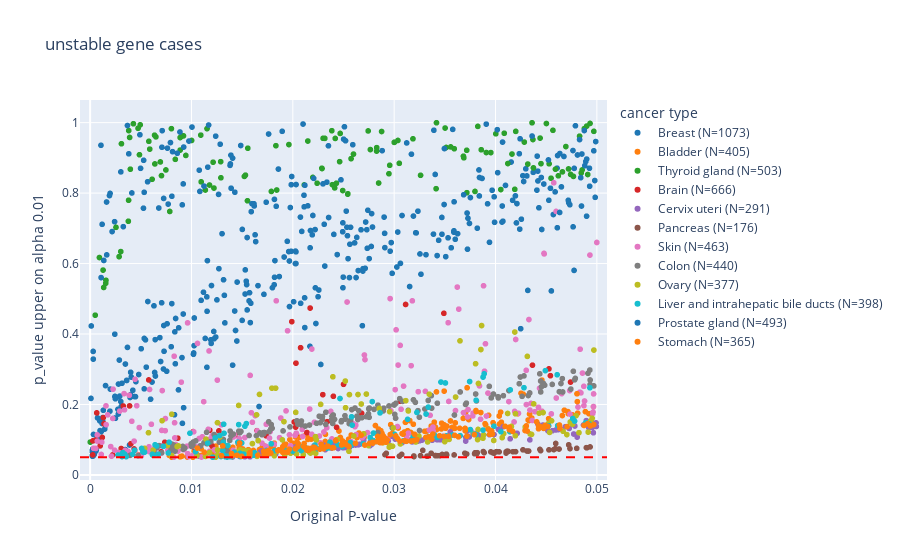

Notebook code for this chart:
### Code cell
fig = px.scatter(df[mask_unstable], x="Original P-value", y="p_value upper on alpha 0.01", color="cancer type",
                 color_discrete_map=color_dict,
                 hover_data=['cancer type'],range_x=[-0.001,0.051],title="unstable gene cases")
fig.add_hline(y=0.05,line_dash='dash',line_color='red')
fig.show()

### Figure 1 — Plotly figure (JSON) as saved in the notebook; plotly's stock layout.template omitted (floating-point values rounded to 4 significant figures; data arrays with more than 128 entries replaced by an {"elided": "..."} marker saying what was removed)
{"data": [{"customdata": {"elided": "246x1 str values"}, "hovertemplate": "cancer type=%{customdata[0]}<br>Original P-value=%{x}<br>p_value upper on alpha 0.01=%{y}<extra></extra>", "legendgroup": "Breast (N=1073)", "marker": {"color": "rgb(31, 119, 180)", "symbol": "circle"}, "mode": "markers", "name": "Breast (N=1073)", "showlegend": true, "type": "scattergl", "x": {"elided": "246 float values"}, "xaxis": "x", "y": {"elided": "246 float values"}, "yaxis": "y"}, {"customdata": {"elided": "142x1 str values"}, "hovertemplate": "cancer type=%{customdata[0]}<br>Original P-value=%{x}<br>p_value upper on alpha 0.01=%{y}<extra></extra>", "legendgroup": "Bladder (N=405)", "marker": {"color": "rgb(255, 127, 14)", "symbol": "circle"}, "mode": "markers", "name": "Bladder (N=405)", "showlegend": true, "type": "scattergl", "x": {"elided": "142 float values"}, "xaxis": "x", "y": {"elided": "142 float values"}, "yaxis": "y"}, {"customdata": {"elided": "138x1 str values"}, "hovertemplate": "cancer type=%{customdata[0]}<br>Original P-value=%{x}<br>p_value upper on alpha 0.01=%{y}<extra></extra>", "legendgroup": "Thyroid gland (N=503)", "marker": {"color": "rgb(44, 160, 44)", "symbol": "circle"}, "mode": "markers", "name": "Thyroid gland (N=503)", "showlegend": true, "type": "scattergl", "x": {"elided": "138 float values"}, "xaxis": "x", "y": {"elided": "138 float values"}, "yaxis": "y"}, {"customdata": [["Brain (N=666)"], ["Brain (N=666)"], ["Brain (N=666)"], ["Brain (N=666)"], ["Brain (N=666)"], ["Brain (N=666)"], ["Brain (N=666)"], ["Brain (N=666)"], ["Brain (N=666)"], ["Brain (N=666)"], ["Brain (N=666)"], ["Brain (N=666)"], ["Brain (N=666)"], ["Brain (N=666)"], ["Brain (N=666)"], ["Brain (N=666)"], ["Brain (N=666)"], ["Brain (N=666)"], ["Brain (N=666)"], ["Brain (N=666)"], ["Brain (N=666)"], ["Brain (N=666)"], ["Brain (N=666)"], ["Brain (N=666)"], ["Brain (N=666)"], ["Brain (N=666)"], ["Brain (N=666)"], ["Brain (N=666)"], ["Brain (N=666)"], ["Brain (N=666)"], ["Brain (N=666)"], ["Brain (N=666)"], ["Brain (N=666)"], ["Brain (N=666)"], ["Brain (N=666)"], ["Brain (N=666)"], ["Brain (N=666)"], ["Brain (N=666)"], ["Brain (N=666)"], ["Brain (N=666)"], ["Brain (N=666)"], ["Brain (N=666)"], ["Brain (N=666)"], ["Brain (N=666)"], ["Brain (N=666)"], ["Brain (N=666)"], ["Brain (N=666)"], ["Brain (N=666)"], ["Brain (N=666)"], ["Brain (N=666)"], ["Brain (N=666)"], ["Brain (N=666)"], ["Brain (N=666)"]], "hovertemplate": "cancer type=%{customdata[0]}<br>Original P-value=%{x}<br>p_value upper on alpha 0.01=%{y}<extra></extra>", "legendgroup": "Brain (N=666)", "marker": {"color": "rgb(214, 39, 40)", "symbol": "circle"}, "mode": "markers", "name": "Brain (N=666)", "showlegend": true, "type": "scattergl", "x": [0.03061, 0.04365, 0.00403, 0.003891, 0.04542, 0.024, 0.01738, 0.01202, 0.008652, 0.003061, 0.004777, 0.000259, 0.0474, 0.01181, 0.02171, 0.000985, 0.002212, 0.02028, 0.000654, 0.004409, 0.02013, 0.01296, 0.02035, 0.006586, 0.0349, 0.02031, 0.01427, 0.001303, 0.000269, 0.007926, 0.00055, 0.02678, 0.0199, 0.02296, 0.01646, 0.02431, 0.025, 0.03113, 0.0234, 0.001198, 0.004337, 0.005783, 0.02139, 0.02077, 0.01017, 0.008317, 0.007013, 0.003265, 0.01036, 0.00137, 0.0127, 0.007367, 0.04527], "xaxis": "x", "y": [0.2089, 0.3116, 0.08871, 0.1959, 0.2817, 0.2232, 0.1109, 0.08294, 0.1043, 0.07491, 0.0561, 0.05684, 0.2635, 0.1269, 0.4736, 0.08235, 0.05677, 0.1356, 0.1762, 0.07001, 0.1503, 0.1424, 0.1168, 0.07866, 0.4588, 0.3173, 0.1127, 0.1627, 0.0966, 0.08882, 0.09913, 0.1751, 0.4351, 0.2279, 0.1257, 0.135, 0.2572, 0.4839, 0.1512, 0.1064, 0.07368, 0.2696, 0.1204, 0.3611, 0.123, 0.07024, 0.06562, 0.1957, 0.0758, 0.1452, 0.125, 0.09263, 0.3011], "yaxis": "y"}, {"customdata": [["Cervix uteri (N=291)"], ["Cervix uteri (N=291)"], ["Cervix uteri (N=291)"], ["Cervix uteri (N=291)"], ["Cervix uteri (N=291)"], ["Cervix uteri (N=291)"], ["Cervix uteri (N=291)"], ["Cervix uteri (N=291)"], ["Cervix uteri (N=291)"], ["Cervix uteri (N=291)"], ["Cervix uteri (N=291)"], ["Cervix uteri (N=291)"], ["Cervix uteri (N=291)"], ["Cervix uteri (N=291)"], ["Cervix uteri (N=291)"], ["Cervix uteri (N=291)"], ["Cervix uteri (N=291)"], ["Cervix uteri (N=291)"], ["Cervix uteri (N=291)"], ["Cervix uteri (N=291)"], ["Cervix uteri (N=291)"], ["Cervix uteri (N=291)"], ["Cervix uteri (N=291)"], ["Cervix uteri (N=291)"], ["Cervix uteri (N=291)"], ["Cervix uteri (N=291)"], ["Cervix uteri (N=291)"], ["Cervix uteri (N=291)"], ["Cervix uteri (N=291)"], ["Cervix uteri (N=291)"], ["Cervix uteri (N=291)"], ["Cervix uteri (N=291)"], ["Cervix uteri (N=291)"], ["Cervix uteri (N=291)"], ["Cervix uteri (N=291)"], ["Cervix uteri (N=291)"], ["Cervix uteri (N=291)"], ["Cervix uteri (N=291)"], ["Cervix uteri (N=291)"], ["Cervix uteri (N=291)"], ["Cervix uteri (N=291)"], ["Cervix uteri (N=291)"], ["Cervix uteri (N=291)"], ["Cervix uteri (N=291)"], ["Cervix uteri (N=291)"], ["Cervix uteri (N=291)"], ["Cervix uteri (N=291)"], ["Cervix uteri (N=291)"], ["Cervix uteri (N=291)"], ["Cervix uteri (N=291)"], ["Cervix uteri (N=291)"], ["Cervix uteri (N=291)"], ["Cervix uteri (N=291)"], ["Cervix uteri (N=291)"], ["Cervix uteri (N=291)"], ["Cervix uteri (N=291)"], ["Cervix uteri (N=291)"], ["Cervix uteri (N=291)"], ["Cervix uteri (N=291)"], ["Cervix uteri (N=291)"], ["Cervix uteri (N=291)"], ["Cervix uteri (N=291)"], ["Cervix uteri (N=291)"], ["Cervix uteri (N=291)"], ["Cervix uteri (N=291)"], ["Cervix uteri (N=291)"], ["Cervix uteri (N=291)"], ["Cervix uteri (N=291)"], ["Cervix uteri (N=291)"], ["Cervix uteri (N=291)"], ["Cervix uteri (N=291)"], ["Cervix uteri (N=291)"], ["Cervix uteri (N=291)"], ["Cervix uteri (N=291)"], ["Cervix uteri (N=291)"], ["Cervix uteri (N=291)"], ["Cervix uteri (N=291)"], ["Cervix uteri (N=291)"], ["Cervix uteri (N=291)"], ["Cervix uteri (N=291)"], ["Cervix uteri (N=291)"], ["Cervix uteri (N=291)"], ["Cervix uteri (N=291)"], ["Cervix uteri (N=291)"], ["Cervix uteri (N=291)"], ["Cervix uteri (N=291)"], ["Cervix uteri (N=291)"], ["Cervix uteri (N=291)"], ["Cervix uteri (N=291)"], ["Cervix uteri (N=291)"], ["Cervix uteri (N=291)"], ["Cervix uteri (N=291)"], ["Cervix uteri (N=291)"], ["Cervix uteri (N=291)"], ["Cervix uteri (N=291)"], ["Cervix uteri (N=291)"], ["Cervix uteri (N=291)"], ["Cervix uteri (N=291)"], ["Cervix uteri (N=291)"], ["Cervix uteri (N=291)"], ["Cervix uteri (N=291)"], ["Cervix uteri (N=291)"], ["Cervix uteri (N=291)"], ["Cervix uteri (N=291)"], ["Cervix uteri (N=291)"], ["Cervix uteri (N=291)"], ["Cervix uteri (N=291)"], ["Cervix uteri (N=291)"], ["Cervix uteri (N=291)"], ["Cervix uteri (N=291)"], ["Cervix uteri (N=291)"], ["Cervix uteri (N=291)"], ["Cervix uteri (N=291)"], ["Cervix uteri (N=291)"], ["Cervix uteri (N=291)"], ["Cervix uteri (N=291)"], ["Cervix uteri (N=291)"], ["Cervix uteri (N=291)"], ["Cervix uteri (N=291)"], ["Cervix uteri (N=291)"], ["Cervix uteri (N=291)"], ["Cervix uteri (N=291)"]], "hovertemplate": "cancer type=%{customdata[0]}<br>Original P-value=%{x}<br>p_value upper on alpha 0.01=%{y}<extra></extra>", "legendgroup": "Cervix uteri (N=291)", "marker": {"color": "rgb(148, 103, 189)", "symbol": "circle"}, "mode": "markers", "name": "Cervix uteri (N=291)", "showlegend": true, "type": "scattergl", "x": [0.03561, 0.03553, 0.02066, 0.02496, 0.0138, 0.03834, 0.03707, 0.01484, 0.0177, 0.04956, 0.04075, 0.02524, 0.03136, 0.0191, 0.01962, 0.02589, 0.01526, 0.01573, 0.02022, 0.02306, 0.03199, 0.04783, 0.04921, 0.03484, 0.03424, 0.04967, 0.04517, 0.04425, 0.04214, 0.01495, 0.03376, 0.04995, 0.02383, 0.01935, 0.02006, 0.02913, 0.01686, 0.01758, 0.02762, 0.0183, 0.03706, 0.0232, 0.04806, 0.02845, 0.02022, 0.0266, 0.04965, 0.02373, 0.03078, 0.02559, 0.04469, 0.01069, 0.04992, 0.03361, 0.0177, 0.01721, 0.04772, 0.03167, 0.01937, 0.01908, 0.03985, 0.04868, 0.01741, 0.04727, 0.03176, 0.01495, 0.02871, 0.01744, 0.02767, 0.04144, 0.02447, 0.04339, 0.01578, 0.03539, 0.02409, 0.01526, 0.04561, 0.04689, 0.01405, 0.023, 0.02387, 0.02699, 0.04621, 0.0374, 0.03454, 0.03516, 0.02211, 0.04596, 0.01492, 0.01693, 0.03706, 0.03483, 0.02112, 0.02645, 0.01729, 0.04417, 0.03276, 0.04945, 0.03251, 0.0394, 0.04896, 0.04029, 0.02943, 0.03232, 0.0221, 0.0314, 0.03724, 0.02616, 0.02447, 0.04967, 0.03816, 0.03458, 0.01678, 0.0262, 0.0278, 0.01475, 0.04149, 0.02022, 0.01844, 0.02978, 0.03011, 0.02518], "xaxis": "x", "y": [0.1165, 0.1222, 0.07547, 0.07688, 0.05209, 0.1118, 0.1069, 0.05842, 0.06518, 0.1349, 0.1364, 0.07796, 0.09891, 0.06362, 0.06464, 0.08393, 0.0515, 0.05417, 0.06484, 0.08365, 0.09492, 0.1389, 0.1333, 0.1024, 0.09968, 0.1389, 0.1254, 0.132, 0.1182, 0.05817, 0.09848, 0.1376, 0.07591, 0.06709, 0.06438, 0.1012, 0.05653, 0.0644, 0.08315, 0.05912, 0.09603, 0.07171, 0.1073, 0.09674, 0.06817, 0.08717, 0.1197, 0.08495, 0.09135, 0.078, 0.1417, 0.05361, 0.1477, 0.1004, 0.06058, 0.06405, 0.1161, 0.09964, 0.06509, 0.06758, 0.1147, 0.1416, 0.05675, 0.132, 0.09372, 0.05478, 0.09182, 0.05658, 0.09444, 0.1025, 0.07653, 0.09949, 0.05142, 0.1112, 0.08648, 0.05189, 0.1254, 0.1368, 0.05088, 0.08239, 0.08131, 0.09822, 0.1288, 0.1078, 0.09962, 0.1017, 0.07158, 0.1276, 0.05453, 0.06797, 0.1247, 0.1094, 0.07369, 0.08533, 0.056, 0.145, 0.09898, 0.1519, 0.09721, 0.1141, 0.1542, 0.1292, 0.09678, 0.09562, 0.08282, 0.09803, 0.1253, 0.08972, 0.07503, 0.1408, 0.1184, 0.09993, 0.06492, 0.0849, 0.08723, 0.05242, 0.125, 0.0792, 0.06876, 0.1097, 0.1015, 0.07794], "yaxis": "y"}, {"customdata": [["Pancreas (N=176)"], ["Pancreas (N=176)"], ["Pancreas (N=176)"], ["Pancreas (N=176)"], ["Pancreas (N=176)"], ["Pancreas (N=176)"], ["Pancreas (N=176)"], ["Pancreas (N=176)"], ["Pancreas (N=176)"], ["Pancreas (N=176)"], ["Pancreas (N=176)"], ["Pancreas (N=176)"], ["Pancreas (N=176)"], ["Pancreas (N=176)"], ["Pancreas (N=176)"], ["Pancreas (N=176)"], ["Pancreas (N=176)"], ["Pancreas (N=176)"], ["Pancreas (N=176)"], ["Pancreas (N=176)"], ["Pancreas (N=176)"], ["Pancreas (N=176)"], ["Pancreas (N=176)"], ["Pancreas (N=176)"], ["Pancreas (N=176)"], ["Pancreas (N=176)"], ["Pancreas (N=176)"], ["Pancreas (N=176)"], ["Pancreas (N=176)"], ["Pancreas (N=176)"], ["Pancreas (N=176)"], ["Pancreas (N=176)"], ["Pancreas (N=176)"], ["Pancreas (N=176)"], ["Pancreas (N=176)"], ["Pancreas (N=176)"], ["Pancreas (N=176)"], ["Pancreas (N=176)"], ["Pancreas (N=176)"], ["Pancreas (N=176)"], ["Pancreas (N=176)"], ["Pancreas (N=176)"], ["Pancreas (N=176)"], ["Pancreas (N=176)"], ["Pancreas (N=176)"], ["Pancreas (N=176)"], ["Pancreas (N=176)"], ["Pancreas (N=176)"], ["Pancreas (N=176)"], ["Pancreas (N=176)"], ["Pancreas (N=176)"], ["Pancreas (N=176)"], ["Pancreas (N=176)"], ["Pancreas (N=176)"], ["Pancreas (N=176)"], ["Pancreas (N=176)"]], "hovertemplate": "cancer type=%{customdata[0]}<br>Original P-value=%{x}<br>p_value upper on alpha 0.01=%{y}<extra></extra>", "legendgroup": "Pancreas (N=176)", "marker": {"color": "rgb(140, 86, 75)", "symbol": "circle"}, "mode": "markers", "name": "Pancreas (N=176)", "showlegend": true, "type": "scattergl", "x": [0.03985, 0.03518, 0.04594, 0.04897, 0.03406, 0.0459, 0.03422, 0.04722, 0.04527, 0.04126, 0.04104, 0.04172, 0.03409, 0.04445, 0.04036, 0.0382, 0.03697, 0.04198, 0.03798, 0.04009, 0.03448, 0.049, 0.03954, 0.03074, 0.0397, 0.04117, 0.03592, 0.04933, 0.04575, 0.03515, 0.03331, 0.04104, 0.03815, 0.04327, 0.02922, 0.02909, 0.04801, 0.04627, 0.03473, 0.0388, 0.03194, 0.0326, 0.03195, 0.03324, 0.0431, 0.03365, 0.03814, 0.03888, 0.03794, 0.04271, 0.03716, 0.04438, 0.03052, 0.04735, 0.03986, 0.03282], "xaxis": "x", "y": [0.06142, 0.05675, 0.08931, 0.07746, 0.05511, 0.07443, 0.05469, 0.08534, 0.07114, 0.06679, 0.0655, 0.06588, 0.05459, 0.0689, 0.0654, 0.06316, 0.06164, 0.06605, 0.0628, 0.06611, 0.05465, 0.07692, 0.06545, 0.05836, 0.06341, 0.06765, 0.05674, 0.07946, 0.07177, 0.05904, 0.0534, 0.06206, 0.06017, 0.06784, 0.0613, 0.05749, 0.07545, 0.07345, 0.05808, 0.06633, 0.05367, 0.05471, 0.05209, 0.05329, 0.06791, 0.0614, 0.06036, 0.06311, 0.06017, 0.07114, 0.05941, 0.07237, 0.05335, 0.07461, 0.06341, 0.0698], "yaxis": "y"}, {"customdata": {"elided": "211x1 str values"}, "hovertemplate": "cancer type=%{customdata[0]}<br>Original P-value=%{x}<br>p_value upper on alpha 0.01=%{y}<extra></extra>", "legendgroup": "Skin (N=463)", "marker": {"color": "rgb(227, 119, 194)", "symbol": "circle"}, "mode": "markers", "name": "Skin (N=463)", "showlegend": true, "type": "scattergl", "x": {"elided": "211 float values"}, "xaxis": "x", "y": {"elided": "211 float values"}, "yaxis": "y"}, {"customdata": {"elided": "161x1 str values"}, "hovertemplate": "cancer type=%{customdata[0]}<br>Original P-value=%{x}<br>p_value upper on alpha 0.01=%{y}<extra></extra>", "legendgroup": "Colon (N=440)", "marker": {"color": "rgb(127, 127, 127)", "symbol": "circle"}, "mode": "markers", "name": "Colon (N=440)", "showlegend": true, "type": "scattergl", "x": {"elided": "161 float values"}, "xaxis": "x", "y": {"elided": "161 float values"}, "yaxis": "y"}, {"customdata": [["Ovary (N=377)"], ["Ovary (N=377)"], ["Ovary (N=377)"], ["Ovary (N=377)"], ["Ovary (N=377)"], ["Ovary (N=377)"], ["Ovary (N=377)"], ["Ovary (N=377)"], ["Ovary (N=377)"], ["Ovary (N=377)"], ["Ovary (N=377)"], ["Ovary (N=377)"], ["Ovary (N=377)"], ["Ovary (N=377)"], ["Ovary (N=377)"], ["Ovary (N=377)"], ["Ovary (N=377)"], ["Ovary (N=377)"], ["Ovary (N=377)"], ["Ovary (N=377)"], ["Ovary (N=377)"], ["Ovary (N=377)"], ["Ovary (N=377)"], ["Ovary (N=377)"], ["Ovary (N=377)"], ["Ovary (N=377)"], ["Ovary (N=377)"], ["Ovary (N=377)"], ["Ovary (N=377)"], ["Ovary (N=377)"], ["Ovary (N=377)"], ["Ovary (N=377)"], ["Ovary (N=377)"], ["Ovary (N=377)"], ["Ovary (N=377)"], ["Ovary (N=377)"], ["Ovary (N=377)"], ["Ovary (N=377)"], ["Ovary (N=377)"], ["Ovary (N=377)"], ["Ovary (N=377)"], ["Ovary (N=377)"], ["Ovary (N=377)"], ["Ovary (N=377)"], ["Ovary (N=377)"], ["Ovary (N=377)"], ["Ovary (N=377)"], ["Ovary (N=377)"], ["Ovary (N=377)"], ["Ovary (N=377)"], ["Ovary (N=377)"], ["Ovary (N=377)"], ["Ovary (N=377)"], ["Ovary (N=377)"], ["Ovary (N=377)"], ["Ovary (N=377)"], ["Ovary (N=377)"], ["Ovary (N=377)"], ["Ovary (N=377)"], ["Ovary (N=377)"], ["Ovary (N=377)"], ["Ovary (N=377)"], ["Ovary (N=377)"], ["Ovary (N=377)"], ["Ovary (N=377)"], ["Ovary (N=377)"], ["Ovary (N=377)"], ["Ovary (N=377)"], ["Ovary (N=377)"], ["Ovary (N=377)"], ["Ovary (N=377)"], ["Ovary (N=377)"], ["Ovary (N=377)"], ["Ovary (N=377)"], ["Ovary (N=377)"], ["Ovary (N=377)"], ["Ovary (N=377)"], ["Ovary (N=377)"], ["Ovary (N=377)"], ["Ovary (N=377)"], ["Ovary (N=377)"], ["Ovary (N=377)"], ["Ovary (N=377)"], ["Ovary (N=377)"], ["Ovary (N=377)"], ["Ovary (N=377)"], ["Ovary (N=377)"], ["Ovary (N=377)"], ["Ovary (N=377)"], ["Ovary (N=377)"], ["Ovary (N=377)"], ["Ovary (N=377)"], ["Ovary (N=377)"], ["Ovary (N=377)"], ["Ovary (N=377)"], ["Ovary (N=377)"], ["Ovary (N=377)"], ["Ovary (N=377)"], ["Ovary (N=377)"], ["Ovary (N=377)"], ["Ovary (N=377)"], ["Ovary (N=377)"], ["Ovary (N=377)"], ["Ovary (N=377)"], ["Ovary (N=377)"], ["Ovary (N=377)"], ["Ovary (N=377)"], ["Ovary (N=377)"], ["Ovary (N=377)"], ["Ovary (N=377)"], ["Ovary (N=377)"], ["Ovary (N=377)"], ["Ovary (N=377)"], ["Ovary (N=377)"], ["Ovary (N=377)"], ["Ovary (N=377)"], ["Ovary (N=377)"], ["Ovary (N=377)"], ["Ovary (N=377)"], ["Ovary (N=377)"], ["Ovary (N=377)"], ["Ovary (N=377)"], ["Ovary (N=377)"], ["Ovary (N=377)"], ["Ovary (N=377)"], ["Ovary (N=377)"], ["Ovary (N=377)"], ["Ovary (N=377)"]], "hovertemplate": "cancer type=%{customdata[0]}<br>Original P-value=%{x}<br>p_value upper on alpha 0.01=%{y}<extra></extra>", "legendgroup": "Ovary (N=377)", "marker": {"color": "rgb(188, 189, 34)", "symbol": "circle"}, "mode": "markers", "name": "Ovary (N=377)", "showlegend": true, "type": "scattergl", "x": [0.02854, 0.04824, 0.04954, 0.02163, 0.01143, 0.02602, 0.02889, 0.03347, 0.01465, 0.04293, 0.04355, 0.01256, 0.02955, 0.02643, 0.0183, 0.03781, 0.04342, 0.03856, 0.005758, 0.008054, 0.03214, 0.03244, 0.01817, 0.04314, 0.0419, 0.03926, 0.02888, 0.02036, 0.01054, 0.01256, 0.01913, 0.01238, 0.008716, 0.01647, 0.02992, 0.04914, 0.01524, 0.04197, 0.03649, 0.01978, 0.01561, 0.02196, 0.03542, 0.04081, 0.02395, 0.03115, 0.02699, 0.0476, 0.02675, 0.02554, 0.01848, 0.03832, 0.005374, 0.04737, 0.0333, 0.03876, 0.02232, 0.02032, 0.01671, 0.03828, 0.0192, 0.04795, 0.04666, 0.0243, 0.01897, 0.04704, 0.0412, 0.03863, 0.0452, 0.03018, 0.02559, 0.01538, 0.0244, 0.03061, 0.008044, 0.02887, 0.02964, 0.01179, 0.04938, 0.03823, 0.01483, 0.01469, 0.01748, 0.02726, 0.04971, 0.0395, 0.0494, 0.007101, 0.02889, 0.0314, 0.03982, 0.01459, 0.02029, 0.02104, 0.03499, 0.01646, 0.02226, 0.01279, 0.01138, 0.03883, 0.01657, 0.04534, 0.03606, 0.02521, 0.04469, 0.01601, 0.02275, 0.03803, 0.02174, 0.02518, 0.01257, 0.0124, 0.04157, 0.04553, 0.01794, 0.02984, 0.007622, 0.01642, 0.04431, 0.02223, 0.04377, 0.04065, 0.006214, 0.008584, 0.02746, 0.02951, 0.02806, 0.04195], "xaxis": "x", "y": [0.1887, 0.1199, 0.1607, 0.06481, 0.1017, 0.1105, 0.105, 0.2293, 0.1973, 0.1357, 0.115, 0.1483, 0.1797, 0.2283, 0.2463, 0.117, 0.1162, 0.356, 0.1198, 0.1723, 0.09356, 0.1101, 0.05446, 0.3365, 0.4056, 0.1311, 0.09296, 0.05951, 0.05501, 0.05595, 0.1513, 0.05027, 0.08236, 0.05262, 0.1334, 0.1216, 0.06903, 0.1735, 0.3805, 0.06151, 0.06785, 0.06539, 0.1008, 0.1172, 0.2786, 0.2108, 0.1167, 0.1438, 0.2013, 0.06704, 0.06751, 0.2596, 0.07545, 0.1503, 0.09361, 0.1041, 0.0991, 0.07528, 0.2285, 0.1291, 0.05577, 0.1683, 0.1241, 0.09678, 0.09947, 0.1145, 0.1745, 0.424, 0.1454, 0.109, 0.2281, 0.06185, 0.1005, 0.08792, 0.05463, 0.09097, 0.08253, 0.06367, 0.1531, 0.1003, 0.07116, 0.05779, 0.06455, 0.2295, 0.3544, 0.1163, 0.1426, 0.1539, 0.1089, 0.1816, 0.09783, 0.0663, 0.1775, 0.05677, 0.09434, 0.05846, 0.06136, 0.1077, 0.05245, 0.1136, 0.09741, 0.1207, 0.221, 0.1908, 0.1769, 0.08889, 0.2002, 0.3157, 0.06204, 0.2664, 0.07101, 0.05128, 0.1377, 0.1535, 0.2463, 0.08152, 0.08321, 0.1705, 0.1752, 0.1087, 0.2016, 0.1057, 0.07031, 0.08068, 0.08335, 0.07891, 0.09445, 0.1112], "yaxis": "y"}, {"customdata": {"elided": "131x1 str values"}, "hovertemplate": "cancer type=%{customdata[0]}<br>Original P-value=%{x}<br>p_value upper on alpha 0.01=%{y}<extra></extra>", "legendgroup": "Liver and intrahepatic bile ducts (N=398)", "marker": {"color": "rgb(23, 190, 207)", "symbol": "circle"}, "mode": "markers", "name": "Liver and intrahepatic bile ducts (N=398)", "showlegend": true, "type": "scattergl", "x": {"elided": "131 float values"}, "xaxis": "x", "y": {"elided": "131 float values"}, "yaxis": "y"}, {"customdata": {"elided": "162x1 str values"}, "hovertemplate": "cancer type=%{customdata[0]}<br>Original P-value=%{x}<br>p_value upper on alpha 0.01=%{y}<extra></extra>", "legendgroup": "Prostate gland (N=493)", "marker": {"color": "rgb(31, 119, 180)", "symbol": "circle"}, "mode": "markers", "name": "Prostate gland (N=493)", "showlegend": true, "type": "scattergl", "x": {"elided": "162 float values"}, "xaxis": "x", "y": {"elided": "162 float values"}, "yaxis": "y"}, {"customdata": [["Stomach (N=365)"], ["Stomach (N=365)"], ["Stomach (N=365)"], ["Stomach (N=365)"], ["Stomach (N=365)"], ["Stomach (N=365)"], ["Stomach (N=365)"], ["Stomach (N=365)"], ["Stomach (N=365)"], ["Stomach (N=365)"], ["Stomach (N=365)"], ["Stomach (N=365)"], ["Stomach (N=365)"], ["Stomach (N=365)"], ["Stomach (N=365)"], ["Stomach (N=365)"], ["Stomach (N=365)"], ["Stomach (N=365)"], ["Stomach (N=365)"], ["Stomach (N=365)"], ["Stomach (N=365)"], ["Stomach (N=365)"], ["Stomach (N=365)"], ["Stomach (N=365)"], ["Stomach (N=365)"], ["Stomach (N=365)"], ["Stomach (N=365)"], ["Stomach (N=365)"], ["Stomach (N=365)"], ["Stomach (N=365)"], ["Stomach (N=365)"], ["Stomach (N=365)"], ["Stomach (N=365)"], ["Stomach (N=365)"], ["Stomach (N=365)"], ["Stomach (N=365)"], ["Stomach (N=365)"], ["Stomach (N=365)"], ["Stomach (N=365)"], ["Stomach (N=365)"], ["Stomach (N=365)"], ["Stomach (N=365)"], ["Stomach (N=365)"], ["Stomach (N=365)"], ["Stomach (N=365)"], ["Stomach (N=365)"], ["Stomach (N=365)"], ["Stomach (N=365)"], ["Stomach (N=365)"], ["Stomach (N=365)"], ["Stomach (N=365)"], ["Stomach (N=365)"], ["Stomach (N=365)"], ["Stomach (N=365)"], ["Stomach (N=365)"], ["Stomach (N=365)"], ["Stomach (N=365)"], ["Stomach (N=365)"], ["Stomach (N=365)"], ["Stomach (N=365)"], ["Stomach (N=365)"], ["Stomach (N=365)"], ["Stomach (N=365)"], ["Stomach (N=365)"], ["Stomach (N=365)"], ["Stomach (N=365)"], ["Stomach (N=365)"], ["Stomach (N=365)"], ["Stomach (N=365)"], ["Stomach (N=365)"], ["Stomach (N=365)"], ["Stomach (N=365)"], ["Stomach (N=365)"], ["Stomach (N=365)"], ["Stomach (N=365)"], ["Stomach (N=365)"], ["Stomach (N=365)"], ["Stomach (N=365)"], ["Stomach (N=365)"], ["Stomach (N=365)"], ["Stomach (N=365)"], ["Stomach (N=365)"], ["Stomach (N=365)"], ["Stomach (N=365)"], ["Stomach (N=365)"], ["Stomach (N=365)"], ["Stomach (N=365)"], ["Stomach (N=365)"], ["Stomach (N=365)"], ["Stomach (N=365)"], ["Stomach (N=365)"], ["Stomach (N=365)"], ["Stomach (N=365)"], ["Stomach (N=365)"], ["Stomach (N=365)"], ["Stomach (N=365)"], ["Stomach (N=365)"], ["Stomach (N=365)"], ["Stomach (N=365)"], ["Stomach (N=365)"], ["Stomach (N=365)"], ["Stomach (N=365)"], ["Stomach (N=365)"], ["Stomach (N=365)"], ["Stomach (N=365)"], ["Stomach (N=365)"], ["Stomach (N=365)"], ["Stomach (N=365)"], ["Stomach (N=365)"], ["Stomach (N=365)"], ["Stomach (N=365)"], ["Stomach (N=365)"], ["Stomach (N=365)"], ["Stomach (N=365)"], ["Stomach (N=365)"], ["Stomach (N=365)"], ["Stomach (N=365)"], ["Stomach (N=365)"], ["Stomach (N=365)"], ["Stomach (N=365)"], ["Stomach (N=365)"], ["Stomach (N=365)"], ["Stomach (N=365)"]], "hovertemplate": "cancer type=%{customdata[0]}<br>Original P-value=%{x}<br>p_value upper on alpha 0.01=%{y}<extra></extra>", "legendgroup": "Stomach (N=365)", "marker": {"color": "rgb(255, 127, 14)", "symbol": "circle"}, "mode": "markers", "name": "Stomach (N=365)", "showlegend": true, "type": "scattergl", "x": [0.0249, 0.04936, 0.04313, 0.02302, 0.01656, 0.0491, 0.04137, 0.02961, 0.03194, 0.01852, 0.01965, 0.04445, 0.04706, 0.02049, 0.02158, 0.03603, 0.01901, 0.04516, 0.03537, 0.0222, 0.03033, 0.01308, 0.02108, 0.03371, 0.02858, 0.02112, 0.04094, 0.02054, 0.03948, 0.01906, 0.02525, 0.0312, 0.04873, 0.01733, 0.02422, 0.03382, 0.04489, 0.04804, 0.03646, 0.0228, 0.03057, 0.02137, 0.02148, 0.03202, 0.02757, 0.02338, 0.0381, 0.04425, 0.019, 0.01575, 0.03313, 0.02922, 0.02267, 0.02205, 0.02892, 0.0497, 0.0397, 0.0195, 0.04291, 0.01729, 0.01712, 0.02837, 0.02879, 0.04475, 0.02328, 0.02402, 0.02553, 0.01125, 0.02912, 0.03928, 0.03961, 0.01401, 0.02388, 0.03792, 0.02156, 0.03224, 0.04631, 0.0293, 0.02515, 0.02868, 0.0271, 0.04635, 0.01576, 0.03103, 0.03634, 0.03598, 0.01058, 0.02345, 0.0145, 0.01495, 0.03942, 0.01577, 0.04425, 0.02829, 0.01716, 0.02183, 0.01746, 0.01296, 0.01753, 0.02025, 0.037, 0.03495, 0.01783, 0.04406, 0.02618, 0.04137, 0.03718, 0.03448, 0.02786, 0.02791, 0.01475, 0.03165, 0.04304, 0.0186, 0.037, 0.04169, 0.03087, 0.03341, 0.01395, 0.02482, 0.03016, 0.01937, 0.02674], "xaxis": "x", "y": [0.09639, 0.1391, 0.1246, 0.07411, 0.05602, 0.1454, 0.1354, 0.1146, 0.09752, 0.06914, 0.07285, 0.1363, 0.1371, 0.0802, 0.07496, 0.1478, 0.08022, 0.1376, 0.1094, 0.07676, 0.1031, 0.08231, 0.08085, 0.1018, 0.09203, 0.07909, 0.138, 0.08809, 0.115, 0.06384, 0.08625, 0.09529, 0.1403, 0.06225, 0.09738, 0.116, 0.1408, 0.2304, 0.1324, 0.08654, 0.09587, 0.07057, 0.07555, 0.1151, 0.0894, 0.08154, 0.18, 0.131, 0.06421, 0.06171, 0.1067, 0.09287, 0.07315, 0.07873, 0.1104, 0.1428, 0.116, 0.06468, 0.126, 0.06597, 0.06727, 0.1092, 0.09176, 0.132, 0.07966, 0.07717, 0.08085, 0.06469, 0.1042, 0.13, 0.1247, 0.05456, 0.07656, 0.1144, 0.06996, 0.1002, 0.1417, 0.09944, 0.09086, 0.09918, 0.08482, 0.1323, 0.05557, 0.09661, 0.108, 0.1121, 0.07596, 0.08167, 0.0558, 0.0527, 0.1152, 0.06347, 0.1391, 0.09482, 0.05813, 0.07544, 0.05824, 0.05463, 0.06857, 0.07422, 0.1258, 0.1093, 0.06227, 0.1505, 0.08958, 0.1283, 0.1101, 0.1111, 0.0927, 0.09053, 0.09037, 0.09615, 0.139, 0.07113, 0.1322, 0.1235, 0.1157, 0.1081, 0.06061, 0.08502, 0.1106, 0.06468, 0.1127], "yaxis": "y"}], "layout": {"legend": {"title": {"text": "cancer type"}, "tracegroupgap": 0}, "shapes": [{"line": {"color": "red", "dash": "dash"}, "type": "line", "x0": 0, "x1": 1, "xref": "x domain", "y0": 0.05, "y1": 0.05, "yref": "y"}], "title": {"text": "unstable gene cases"}, "xaxis": {"anchor": "y", "domain": [0, 1], "range": [-0.001, 0.051], "title": {"text": "Original P-value"}}, "yaxis": {"anchor": "x", "domain": [0, 1], "title": {"text": "p_value upper on alpha 0.01"}}}}
